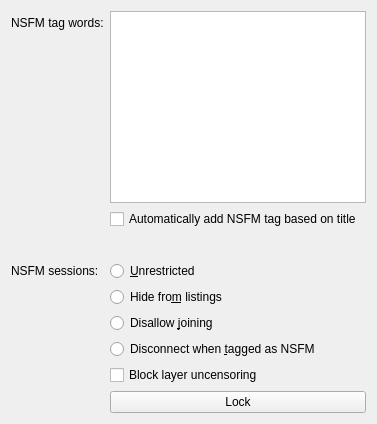
          <widget class="QWidget" name="page">
           <layout class="QFormLayout">
            <item row="0" column="0">
             <widget class="QLabel">
              <property name="text">
               <string>NSFM tag words:</string>
              </property>
             </widget>
            </item>
            <item row="0" column="1">
             <widget class="QPlainTextEdit" name="nsfmWords"/>
            </item>
            <item row="1" column="1">
             <widget class="QCheckBox" name="autotagNsfm">
              <property name="text">
               <string>Automatically add NSFM tag based on title</string>
              </property>
             </widget>
            </item>
            <item row="4" column="0">
             <widget class="QLabel">
              <property name="text">
               <string>NSFM sessions:</string>
              </property>
             </widget>
            </item>
            <item row="4" column="1">
             <widget class="QRadioButton" name="nsfmUnrestricted">
              <property name="text">
               <string>&amp;Unrestricted</string>
              </property>
             </widget>
            </item>
            <item row="5" column="1">
             <widget class="QRadioButton" name="nsfmHide">
              <property name="text">
               <string>Hide fro&amp;m listings</string>
              </property>
             </widget>
            </item>
            <item row="6" column="1">
             <widget class="QRadioButton" name="nsfmNoJoin">
              <property name="text">
               <string>Disallow &amp;joining</string>
              </property>
             </widget>
            </item>
            <item row="7" column="1">
             <widget class="QRadioButton" name="nsfmDisconnect">
              <property name="text">
               <string>Disconnect when &amp;tagged as NSFM</string>
              </property>
             </widget>
            </item>
            <item row="9" column="1">
             <widget class="QPushButton" name="nsfmLock">
              <property name="text">
               <string>Lock</string>
              </property>
             </widget>
            </item>
            <item row="3" column="1">
             <spacer>
              <property name="orientation">
               <enum>Qt::Vertical</enum>
              </property>
              <property name="sizeHint" stdset="0">
               <size>
                <width>20</width>
                <height>20</height>
               </size>
              </property>
             </spacer>
            </item>
            <item row="8" column="1">
             <widget class="QCheckBox" name="noUncensoring">
              <property name="text">
               <string>Block layer uncensoring</string>
              </property>
             </widget>
            </item>
           </layout>
          </widget>
